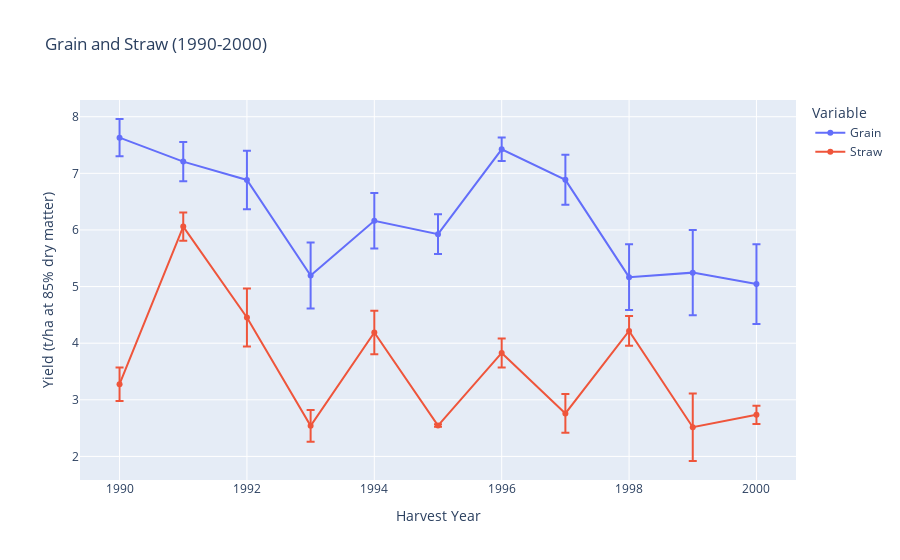
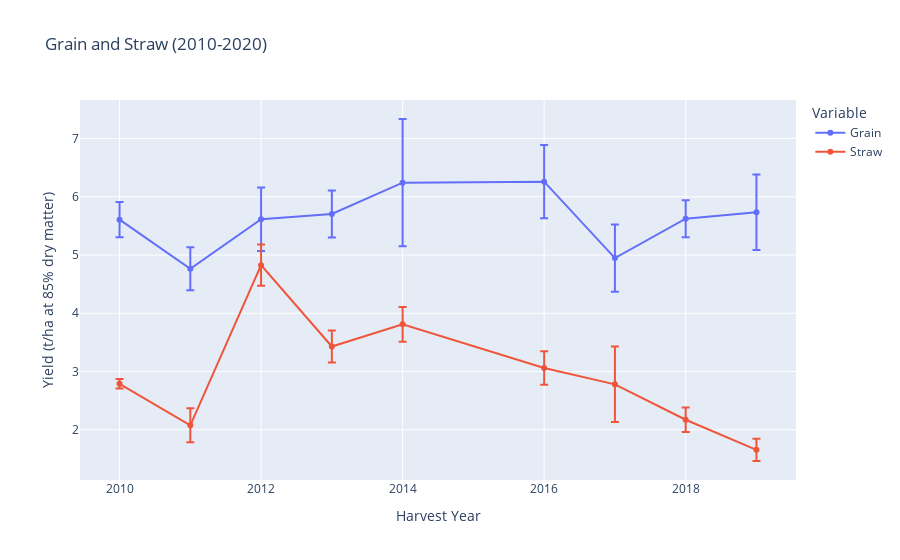

Here is the notebook cell these charts were saved with, in order:
### Code cell
#### KEEP
#This is to show yield of grain and straw over time for the two time periods.
#Description: from this plot, we can see the trends in winter wheat yield of grain and straw over the periods 1990-2000, and 2010-2020. 

import plotly.graph_objects as go

# 1990-2000
summary_90s = summary_df.loc[(summary_df.index >= 1990) & (summary_df.index <= 2000)]
stderr_90s = stderr_df.loc[(stderr_df.index >= 1990) & (stderr_df.index <= 2000)]

fig_90s = go.Figure()

fig_90s.add_trace(go.Scatter(
    x=summary_90s.index,
    y=summary_90s['grain'],
    error_y=dict(type='data', array=stderr_90s['grain']),
    mode='lines+markers',
    name='Grain'
))
fig_90s.add_trace(go.Scatter(
    x=summary_90s.index,
    y=summary_90s['straw'],
    error_y=dict(type='data', array=stderr_90s['straw']),
    mode='lines+markers',
    name='Straw'
))
fig_90s.update_layout(title='Grain and Straw (1990-2000)', xaxis_title='Harvest Year', yaxis_title='Yield (t/ha at 85% dry matter)', legend_title='Variable')
fig_90s.show()

# 2010-2020
summary_10s = summary_df.loc[(summary_df.index >= 2010) & (summary_df.index <= 2020)]
stderr_10s = stderr_df.loc[(stderr_df.index >= 2010) & (stderr_df.index <= 2020)]

fig_10s = go.Figure()

fig_10s.add_trace(go.Scatter(
    x=summary_10s.index,
    y=summary_10s['grain'],
    error_y=dict(type='data', array=stderr_10s['grain']),
    mode='lines+markers',
    name='Grain'
))
fig_10s.add_trace(go.Scatter(
    x=summary_10s.index,
    y=summary_10s['straw'],
    error_y=dict(type='data', array=stderr_10s['straw']),
    mode='lines+markers',
    name='Straw'
))
fig_10s.update_layout(title='Grain and Straw (2010-2020)', xaxis_title='Harvest Year', yaxis_title='Yield (t/ha at 85% dry matter)', legend_title='Variable')
fig_10s.show()

### Figure 1 — Plotly figure (JSON) as saved in the notebook; plotly's stock layout.template omitted (floating-point values rounded to 4 significant figures)
{"data": [{"error_y": {"array": [0.3298, 0.348, 0.5161, 0.5834, 0.4895, 0.3498, 0.2091, 0.4418, 0.5803, 0.7525, 0.7042], "type": "data"}, "mode": "lines+markers", "name": "Grain", "type": "scatter", "x": [1990, 1991, 1992, 1993, 1994, 1995, 1996, 1997, 1998, 1999, 2000], "y": [7.63, 7.207, 6.884, 5.196, 6.161, 5.926, 7.425, 6.885, 5.166, 5.246, 5.044]}, {"error_y": {"array": [0.2975, 0.25, 0.5125, 0.28, 0.3849, 0.0225, 0.2566, 0.3431, 0.262, 0.5959, 0.1612], "type": "data"}, "mode": "lines+markers", "name": "Straw", "type": "scatter", "x": [1990, 1991, 1992, 1993, 1994, 1995, 1996, 1997, 1998, 1999, 2000], "y": [3.275, 6.06, 4.455, 2.54, 4.19, 2.545, 3.828, 2.76, 4.218, 2.515, 2.735]}], "layout": {"legend": {"title": {"text": "Variable"}}, "title": {"text": "Grain and Straw (1990-2000)"}, "xaxis": {"title": {"text": "Harvest Year"}}, "yaxis": {"title": {"text": "Yield (t/ha at 85% dry matter)"}}}}

### Figure 2 — Plotly figure (JSON) as saved in the notebook; plotly's stock layout.template omitted (floating-point values rounded to 4 significant figures)
{"data": [{"error_y": {"array": [0.3018, 0.3691, 0.5457, 0.4034, 1.093, 0.6288, 0.5768, 0.318, 0.6488], "type": "data"}, "mode": "lines+markers", "name": "Grain", "type": "scatter", "x": [2010, 2011, 2012, 2013, 2014, 2016, 2017, 2018, 2019], "y": [5.607, 4.764, 5.614, 5.706, 6.242, 6.26, 4.947, 5.625, 5.736]}, {"error_y": {"array": [0.08101, 0.2915, 0.3544, 0.2743, 0.2976, 0.2886, 0.6478, 0.2117, 0.1911], "type": "data"}, "mode": "lines+markers", "name": "Straw", "type": "scatter", "x": [2010, 2011, 2012, 2013, 2014, 2016, 2017, 2018, 2019], "y": [2.79, 2.077, 4.827, 3.43, 3.81, 3.06, 2.78, 2.172, 1.655]}], "layout": {"legend": {"title": {"text": "Variable"}}, "title": {"text": "Grain and Straw (2010-2020)"}, "xaxis": {"title": {"text": "Harvest Year"}}, "yaxis": {"title": {"text": "Yield (t/ha at 85% dry matter)"}}}}
